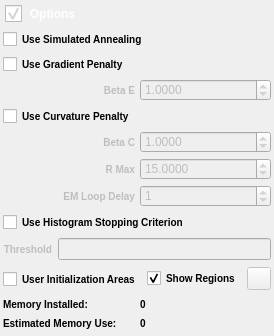
          <widget class="QDisclosableGroupBox" name="optionsGroupBox">
           <property name="sizePolicy">
            <sizepolicy hsizetype="Preferred" vsizetype="Preferred">
             <horstretch>0</horstretch>
             <verstretch>0</verstretch>
            </sizepolicy>
           </property>
           <property name="minimumSize">
            <size>
             <width>235</width>
             <height>0</height>
            </size>
           </property>
           <property name="styleSheet">
            <string notr="true">QGroupBox
{
/*background-color: qlineargradient(x1: 0, y1: 0, x2: 0, y2: 1, stop: 0 #FFFFFF, stop: 1 #DCDCDC); */
background-image: url(:/DisclosableGroupBoxHeader.png);
background-position: top ;
background-repeat: repeat-x;
padding: 30 0 0 0px;
font: 85% italic 12pt &quot;Arial&quot;;
font-weight: bold;
border: 0px solid gray;
margin: 0px;
color: white;
}
 
QGroupBox::title
{    
subcontrol-origin: padding;    
subcontrol-position: top left;    
padding: 5 5px;    
background-color: rgba(255, 255, 255, 0);
}
QGroupBox::indicator {    
width: 17px;    
height: 17px;
}

QGroupBox::indicator:unchecked {
 image: url(:/bullet_triangle_grey.png);
}
QGroupBox::indicator:unchecked:pressed {
 image: url(:/bullet_triangle_grey.png);
}
QGroupBox::indicator:checked { 
image: url(:/bullet_triangle_grey_down.png);
}
QGroupBox::indicator:checked:pressed { 
image: url(:/bullet_triangle_grey_down.png);
}
</string>
           </property>
           <property name="title">
            <string>Options</string>
           </property>
           <property name="flat">
            <bool>false</bool>
           </property>
           <property name="checkable">
            <bool>true</bool>
           </property>
           <layout class="QVBoxLayout" name="verticalLayout_2">
            <property name="leftMargin">
             <number>3</number>
            </property>
            <property name="topMargin">
             <number>0</number>
            </property>
            <property name="rightMargin">
             <number>3</number>
            </property>
            <property name="bottomMargin">
             <number>6</number>
            </property>
            <item>
             <layout class="QHBoxLayout" name="horizontalLayout_10">
              <property name="bottomMargin">
               <number>0</number>
              </property>
              <item>
               <widget class="QCheckBox" name="useSimulatedAnnealing">
                <property name="styleSheet">
                 <string notr="true">QCheckBox {
font-weight: bold;
font-size: 10px;
}</string>
                </property>
                <property name="text">
                 <string>Use Simulated Annealing</string>
                </property>
               </widget>
              </item>
             </layout>
            </item>
            <item>
             <layout class="QGridLayout" name="gridLayout_11">
              <property name="bottomMargin">
               <number>0</number>
              </property>
              <property name="spacing">
               <number>5</number>
              </property>
              <item row="1" column="0" colspan="2">
               <widget class="QCheckBox" name="useGradientPenalty">
                <property name="toolTip">
                 <string>Use the Gradient or Edge penalty function</string>
                </property>
                <property name="statusTip">
                 <string>Use the Gradient or Edge penalty function</string>
                </property>
                <property name="styleSheet">
                 <string notr="true">QCheckBox {
font-weight: bold;
font-size: 10px;
}</string>
                </property>
                <property name="text">
                 <string>Use Gradient Penalty</string>
                </property>
               </widget>
              </item>
              <item row="2" column="1">
               <widget class="QDoubleSpinBox" name="gradientBetaE">
                <property name="enabled">
                 <bool>false</bool>
                </property>
                <property name="minimumSize">
                 <size>
                  <width>50</width>
                  <height>0</height>
                 </size>
                </property>
                <property name="toolTip">
                 <string>The weight of the Gradient or Edge cost</string>
                </property>
                <property name="statusTip">
                 <string>The weight of the Gradient or Edge cost</string>
                </property>
                <property name="decimals">
                 <number>4</number>
                </property>
                <property name="maximum">
                 <double>9999.989999999999782</double>
                </property>
                <property name="value">
                 <double>1.000000000000000</double>
                </property>
               </widget>
              </item>
              <item row="2" column="0">
               <widget class="QLabel" name="betaELabel">
                <property name="enabled">
                 <bool>false</bool>
                </property>
                <property name="toolTip">
                 <string>The weight of the Gradient or Edge cost</string>
                </property>
                <property name="statusTip">
                 <string>The weight of the Gradient or Edge cost</string>
                </property>
                <property name="styleSheet">
                 <string notr="true">QLabel {
font-weight: bold;
font-size: 10px;
}</string>
                </property>
                <property name="text">
                 <string>Beta E</string>
                </property>
                <property name="alignment">
                 <set>Qt::AlignRight|Qt::AlignTrailing|Qt::AlignVCenter</set>
                </property>
               </widget>
              </item>
             </layout>
            </item>
            <item>
             <layout class="QGridLayout" name="gridLayout_12">
              <property name="bottomMargin">
               <number>0</number>
              </property>
              <property name="spacing">
               <number>5</number>
              </property>
              <item row="0" column="0" colspan="2">
               <widget class="QCheckBox" name="useCurvaturePenalty">
                <property name="font">
                 <font>
                  <pointsize>-1</pointsize>
                  <weight>75</weight>
                  <bold>true</bold>
                 </font>
                </property>
                <property name="toolTip">
                 <string>Use a Curvature Penalty function</string>
                </property>
                <property name="statusTip">
                 <string>Use a Curvature Penalty function</string>
                </property>
                <property name="styleSheet">
                 <string notr="true">QCheckBox {
font-weight: bold;
font-size: 10px;
}</string>
                </property>
                <property name="text">
                 <string>Use Curvature Penalty</string>
                </property>
               </widget>
              </item>
              <item row="1" column="0">
               <widget class="QLabel" name="label_21">
                <property name="enabled">
                 <bool>false</bool>
                </property>
                <property name="toolTip">
                 <string>The weight of the curvature Penalty</string>
                </property>
                <property name="statusTip">
                 <string>The weight of the curvature Penalty</string>
                </property>
                <property name="styleSheet">
                 <string notr="true">QLabel {
font-weight: bold;
font-size: 10px;
}</string>
                </property>
                <property name="text">
                 <string>Beta C</string>
                </property>
                <property name="alignment">
                 <set>Qt::AlignRight|Qt::AlignTrailing|Qt::AlignVCenter</set>
                </property>
               </widget>
              </item>
              <item row="1" column="1">
               <widget class="QDoubleSpinBox" name="curvatureBetaC">
                <property name="enabled">
                 <bool>false</bool>
                </property>
                <property name="minimumSize">
                 <size>
                  <width>50</width>
                  <height>0</height>
                 </size>
                </property>
                <property name="toolTip">
                 <string>The weight of the curvature Penalty</string>
                </property>
                <property name="statusTip">
                 <string>The weight of the curvature Penalty</string>
                </property>
                <property name="decimals">
                 <number>4</number>
                </property>
                <property name="maximum">
                 <double>9999.989999999999782</double>
                </property>
                <property name="value">
                 <double>1.000000000000000</double>
                </property>
               </widget>
              </item>
              <item row="2" column="0">
               <widget class="QLabel" name="label_22">
                <property name="enabled">
                 <bool>false</bool>
                </property>
                <property name="toolTip">
                 <string>The maximum radius to use for the curvature morphological filter</string>
                </property>
                <property name="statusTip">
                 <string>The maximum radius to use for the curvature morphological filter</string>
                </property>
                <property name="styleSheet">
                 <string notr="true">QLabel {
font-weight: bold;
font-size: 10px;
}</string>
                </property>
                <property name="text">
                 <string>R Max</string>
                </property>
                <property name="alignment">
                 <set>Qt::AlignRight|Qt::AlignTrailing|Qt::AlignVCenter</set>
                </property>
               </widget>
              </item>
              <item row="2" column="1">
               <widget class="QDoubleSpinBox" name="curvatureRMax">
                <property name="enabled">
                 <bool>false</bool>
                </property>
                <property name="minimumSize">
                 <size>
                  <width>50</width>
                  <height>0</height>
                 </size>
                </property>
                <property name="toolTip">
                 <string>The maximum radius to use for the curvature morphological filter</string>
                </property>
                <property name="statusTip">
                 <string>The maximum radius to use for the curvature morphological filter</string>
                </property>
                <property name="correctionMode">
                 <enum>QAbstractSpinBox::CorrectToPreviousValue</enum>
                </property>
                <property name="decimals">
                 <number>4</number>
                </property>
                <property name="value">
                 <double>15.000000000000000</double>
                </property>
               </widget>
              </item>
              <item row="3" column="0">
               <widget class="QLabel" name="label_23">
                <property name="enabled">
                 <bool>false</bool>
                </property>
                <property name="toolTip">
                 <string>Number of EM loops to delay before applying the curvature penalty</string>
                </property>
                <property name="statusTip">
                 <string>Number of EM loops to delay before applying the curvature penalty</string>
                </property>
                <property name="styleSheet">
                 <string notr="true">QLabel {
font-weight: bold;
font-size: 10px;
}</string>
                </property>
                <property name="text">
                 <string>EM Loop Delay</string>
                </property>
                <property name="alignment">
                 <set>Qt::AlignRight|Qt::AlignTrailing|Qt::AlignVCenter</set>
                </property>
               </widget>
              </item>
              <item row="3" column="1">
               <widget class="QSpinBox" name="ccostLoopDelay">
                <property name="enabled">
                 <bool>false</bool>
                </property>
                <property name="minimumSize">
                 <size>
                  <width>50</width>
                  <height>0</height>
                 </size>
                </property>
                <property name="toolTip">
                 <string>Number of EM loops to delay before applying the curvature penalty</string>
                </property>
                <property name="statusTip">
                 <string>Number of EM loops to delay before applying the curvature penalty</string>
                </property>
                <property name="minimum">
                 <number>0</number>
                </property>
                <property name="value">
                 <number>1</number>
                </property>
               </widget>
              </item>
             </layout>
            </item>
            <item>
             <layout class="QGridLayout" name="gridLayout_14">
              <property name="bottomMargin">
               <number>0</number>
              </property>
              <item row="0" column="0" colspan="2">
               <widget class="QCheckBox" name="useStoppingCriteria">
                <property name="styleSheet">
                 <string notr="true">QCheckBox {
font-weight: bold;
font-size: 10px;
}</string>
                </property>
                <property name="text">
                 <string>Use Histogram Stopping Criterion</string>
                </property>
               </widget>
              </item>
              <item row="1" column="0">
               <widget class="QLabel" name="m_StoppingThresholdLabel">
                <property name="enabled">
                 <bool>false</bool>
                </property>
                <property name="styleSheet">
                 <string notr="true">QLabel {
font-weight: bold;
font-size: 10px;
}</string>
                </property>
                <property name="text">
                 <string>Threshold</string>
                </property>
                <property name="alignment">
                 <set>Qt::AlignRight|Qt::AlignTrailing|Qt::AlignVCenter</set>
                </property>
               </widget>
              </item>
              <item row="1" column="1">
               <widget class="QLineEdit" name="m_StoppingThreshold">
                <property name="enabled">
                 <bool>false</bool>
                </property>
                <property name="toolTip">
                 <string>Enter a value for the stopping criteria. When the calculated MSE is less than this value the segmentation will end</string>
                </property>
               </widget>
              </item>
             </layout>
            </item>
            <item>
             <layout class="QHBoxLayout" name="horizontalLayout_9">
              <property name="bottomMargin">
               <number>0</number>
              </property>
              <item>
               <widget class="QCheckBox" name="enableUserDefinedAreas">
                <property name="minimumSize">
                 <size>
                  <width>0</width>
                  <height>26</height>
                 </size>
                </property>
                <property name="toolTip">
                 <string>Predefine areas of the image to determine the initial mean and variance for each class.</string>
                </property>
                <property name="statusTip">
                 <string>Predefine areas of the image to determine the initial mean and variance for each class.</string>
                </property>
                <property name="styleSheet">
                 <string notr="true">QCheckBox {
font-weight: bold;
font-size: 10px;
}</string>
                </property>
                <property name="text">
                 <string>User Initialization Areas</string>
                </property>
               </widget>
              </item>
              <item>
               <widget class="QCheckBox" name="showUserDefinedAreas">
                <property name="styleSheet">
                 <string notr="true">QCheckBox {
font-weight: bold;
font-size: 10px;
}</string>
                </property>
                <property name="text">
                 <string>Show Regions</string>
                </property>
                <property name="checked">
                 <bool>true</bool>
                </property>
               </widget>
              </item>
              <item>
               <widget class="QToolButton" name="addUserInitArea">
                <property name="enabled">
                 <bool>false</bool>
                </property>
                <property name="toolTip">
                 <string>User Initialization Lasso button. Click to start a new predefined area.</string>
                </property>
                <property name="statusTip">
                 <string>User Initialization Lasso button. Click to start a new predefined area.</string>
                </property>
                <property name="text">
                 <string/>
                </property>
                <property name="icon">
                 <iconset resource="../../../Resources/icons/images/Icons.qrc">
                  <normaloff>:/addUserInitArea.png</normaloff>:/addUserInitArea.png</iconset>
                </property>
                <property name="checkable">
                 <bool>true</bool>
                </property>
               </widget>
              </item>
             </layout>
            </item>
            <item>
             <layout class="QGridLayout" name="gridLayout_13">
              <property name="bottomMargin">
               <number>0</number>
              </property>
              <item row="0" column="0">
               <widget class="QLabel" name="label_24">
                <property name="styleSheet">
                 <string notr="true">QLabel {
font-weight: bold;
font-size: 10px;
}</string>
                </property>
                <property name="text">
                 <string>Memory Installed:</string>
                </property>
               </widget>
              </item>
              <item row="0" column="1">
               <widget class="QLabel" name="memoryInstalled">
                <property name="styleSheet">
                 <string notr="true">QLabel {
font-weight: bold;
font-size: 10px;
}</string>
                </property>
                <property name="text">
                 <string>0</string>
                </property>
               </widget>
              </item>
              <item row="1" column="0">
               <widget class="QLabel" name="label">
                <property name="styleSheet">
                 <string notr="true">QLabel {
font-weight: bold;
font-size: 10px;
}</string>
                </property>
                <property name="text">
                 <string>Estimated Memory Use:</string>
                </property>
               </widget>
              </item>
              <item row="1" column="1">
               <widget class="QLabel" name="estimatedMemory">
                <property name="styleSheet">
                 <string notr="true">QLabel {
font-weight: bold;
font-size: 10px;
}</string>
                </property>
                <property name="text">
                 <string>0</string>
                </property>
               </widget>
              </item>
             </layout>
            </item>
           </layout>
          </widget>
